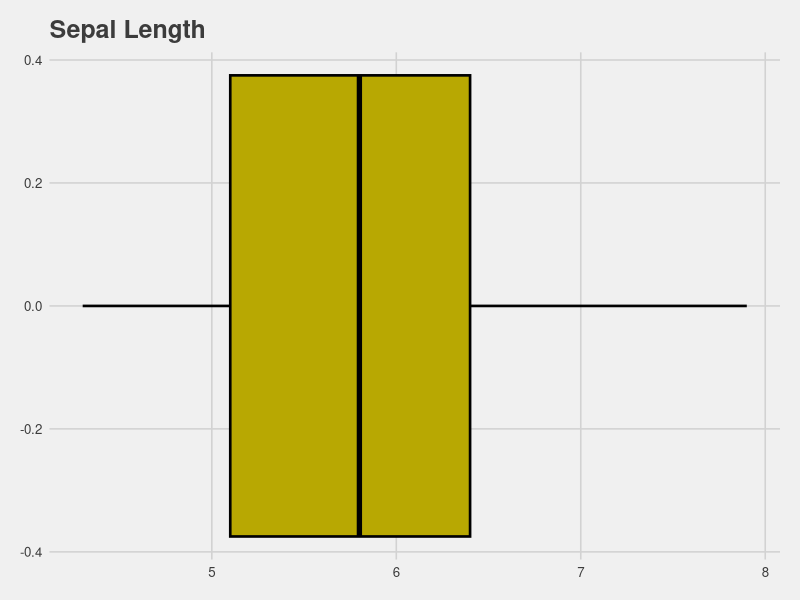
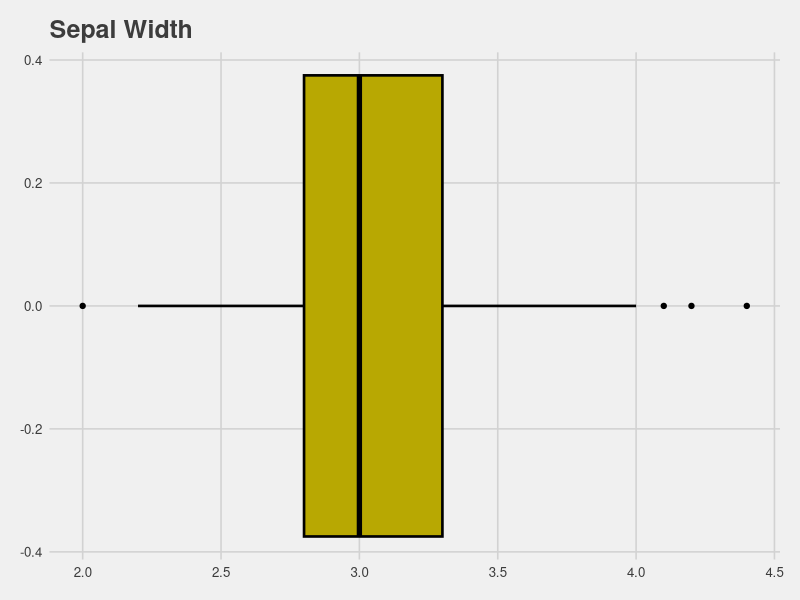
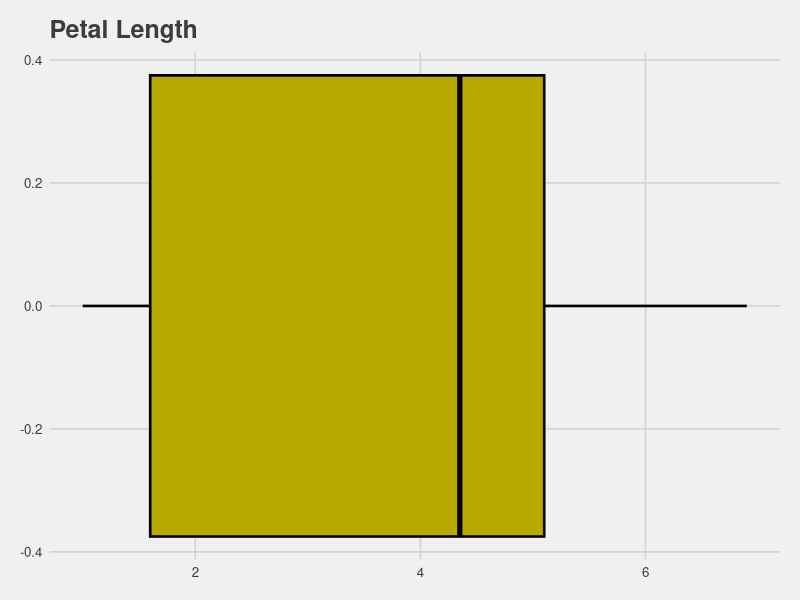
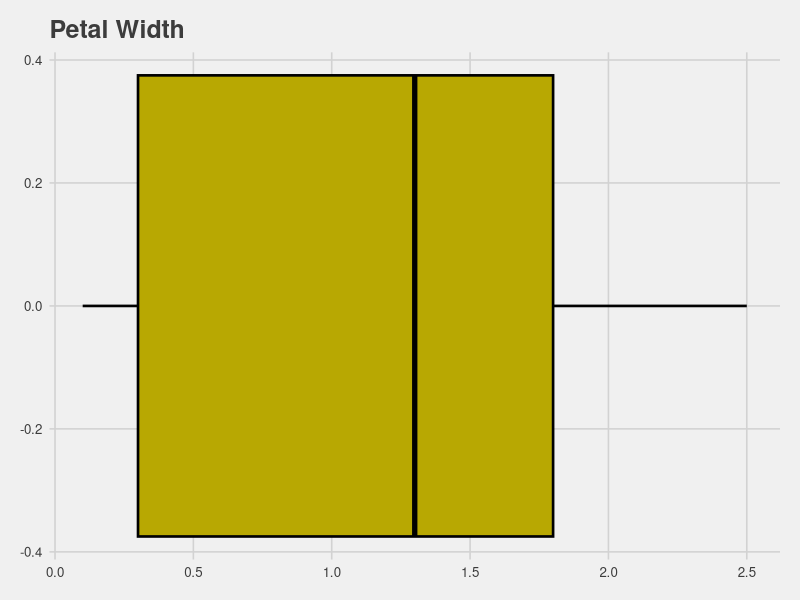
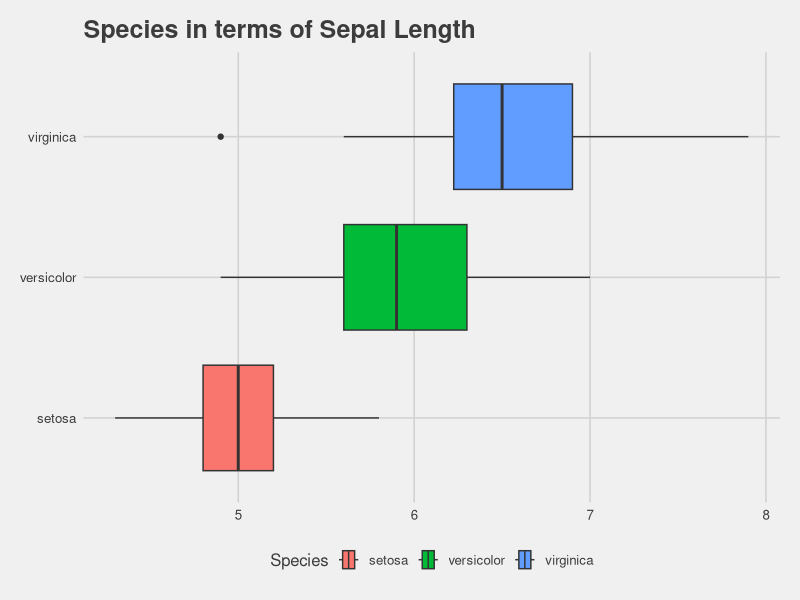
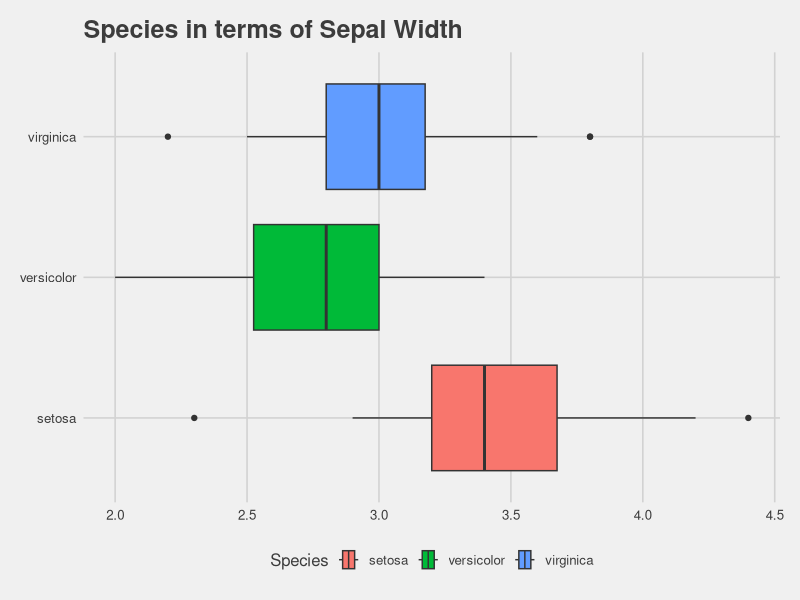
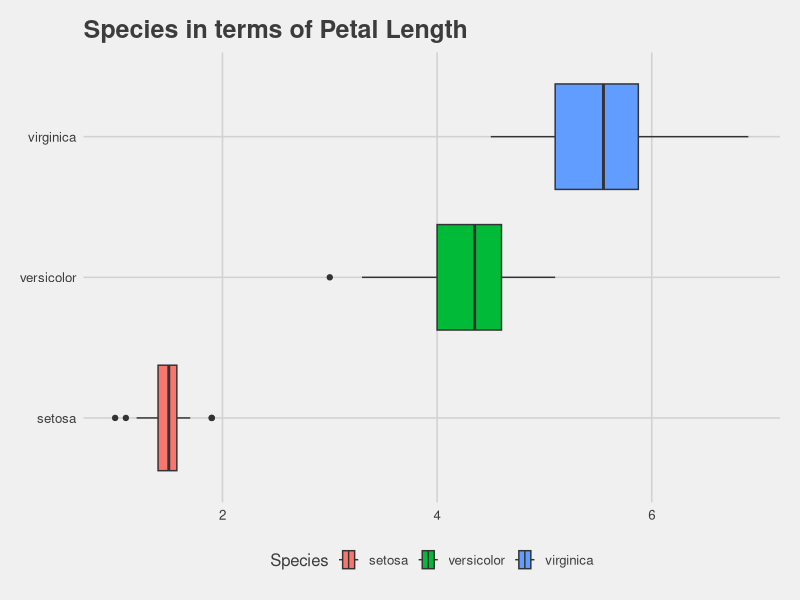
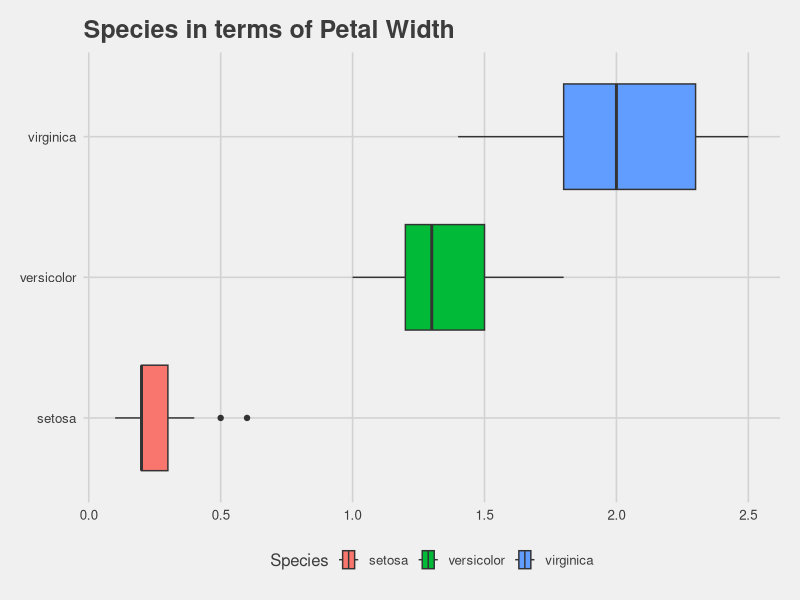

These charts were generated, in order, by the following R code:
# RANDOM FOREST - IRIS
# PRADEEP ABHEESHTA

library(caret)
library(ggthemes)
library(RColorBrewer)
library(randomForest)

data("iris")
View(iris)
str(iris)
anyNA(iris)

######----- ANALYSIS -----#######

# Sepal Length
ggplot(data = iris, aes(x = Sepal.Length)) +
  geom_boxplot(color="black", fill="#b8a802", lwd = 0.9) +
  theme_fivethirtyeight() +
  ggtitle("Sepal Length")
summary(iris$Sepal.Length)

# Sepal Width
ggplot(data = iris, aes(x = Sepal.Width)) +
  geom_boxplot(color="black", fill="#b8a802", lwd = 0.9) +
  theme_fivethirtyeight() +
  ggtitle("Sepal Width")
summary(iris$Sepal.Width)

# Petal Length
ggplot(data = iris, aes(x = Petal.Length)) +
  geom_boxplot(color="black", fill="#b8a802", lwd = 0.9) +
  theme_fivethirtyeight() +
  ggtitle("Petal Length")
summary(iris$Petal.Length)

# Petal Width
ggplot(data = iris, aes(x = Petal.Width)) +
  geom_boxplot(color="black", fill="#b8a802", lwd = 0.9) +
  theme_fivethirtyeight() +
  ggtitle("Petal Width")
summary(iris$Petal.Width)

# Species
table(iris$Species)

ggplot(data = iris, aes(x= Sepal.Length, y = Species, fill = Species)) +
  geom_boxplot() +
  theme_fivethirtyeight() +
  ggtitle("Species in terms of Sepal Length")

ggplot(data = iris, aes(x= Sepal.Width, y = Species, fill = Species)) +
  geom_boxplot() +
  theme_fivethirtyeight() +
  ggtitle("Species in terms of Sepal Width")

ggplot(data = iris, aes(x= Petal.Length, y = Species, fill = Species)) +
  geom_boxplot() +
  theme_fivethirtyeight() +
  ggtitle("Species in terms of Petal Length")

ggplot(data = iris, aes(x = Petal.Width, y = Species, fill = Species)) +
  geom_boxplot() +
  theme_fivethirtyeight() +
  ggtitle("Species in terms of Petal Width")

####### RANDOMIZING ORDER #######
# The dataset needs to be randomized
# since the records arranged according to their species

x <- sample(nrow(iris))
iris_1 <- iris[x, ]
View(iris_1)

##### TRAIN AND TEST #####

iris_train <- iris_1[1:105, ]
iris_test <- iris_1[106:150, ]

######----- RANDOM FOREST 1 -----#######
iris_RF <- randomForest(Species ~ ., data = iris_train)
iris_RF
plot(iris_RF)

iris_pred <- predict(iris_RF, iris_test)
confusionMatrix(iris_pred, iris_test$Species)


######----- RANDOM FOREST 2 -----#######

iris_RF_1 <- randomForest(Species ~ ., data = iris_train, ntree = 200, 
                    mtry = 2, importance = T, proximity = T)
plot(iris_RF_1)

iris_pred_1 <- predict(iris_RF_1, iris_test)
confusionMatrix(iris_pred_1, iris_test$Species)

######----- RANDOM FOREST 3 -----#######

iris_RF_2 <- randomForest(Species ~ ., data = iris_train, ntree = 100, 
                          mtry = 2, importance = T, proximity = T)
plot(iris_RF_2)

iris_pred_2 <- predict(iris_RF_2, iris_test)
confusionMatrix(iris_pred_2, iris_test$Species)
